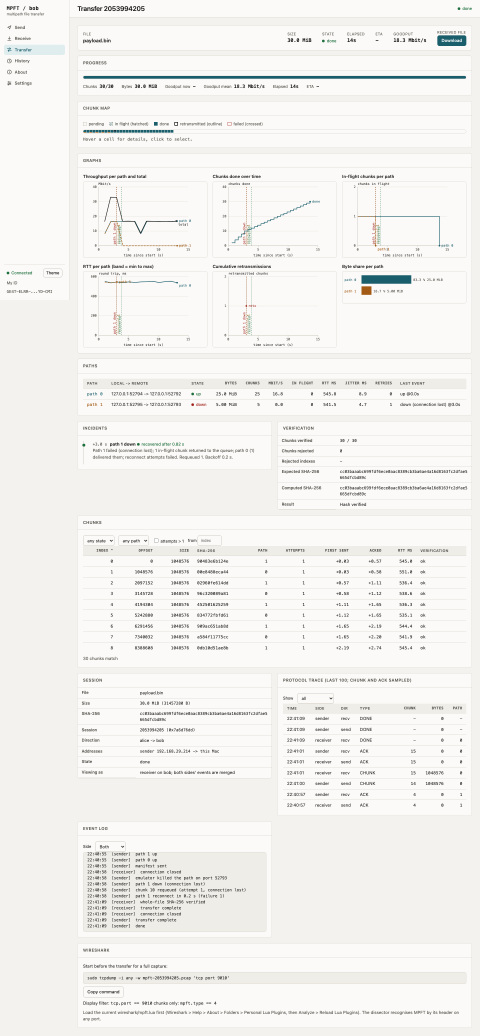
#> input picture docs/screenshots/ui-transfer-light-1440.png, 1440 x 3108 px, found by its file name (shown at 1/3 size)
$ python make_submission_assets.py
#> lines starting #> are read from the running program, lines starting #| are printed output that depends on the picture
"""Draws the architecture and sequence figures and crops UI screenshots for the report/PPT."""
import matplotlib
matplotlib.use("Agg")
import matplotlib.pyplot as plt
from matplotlib.patches import FancyBboxPatch
from PIL import Image
from pathlib import Path

OUT = Path("docs/submission/assets")
NAVY, TEAL, GREY = "#16324f", "#1b6b73", "#f1f4f6"


def box(ax, x, y, w, h, text, fc=GREY, ec=NAVY, fs=9, bold=False):
    ax.add_patch(FancyBboxPatch((x, y), w, h, boxstyle="round,pad=0.02,rounding_size=0.08",
                                fc=fc, ec=ec, lw=1.3))
    ax.text(x + w / 2, y + h / 2, text, ha="center", va="center", fontsize=fs,
            color="white" if fc in (NAVY, TEAL) else "#111", weight="bold" if bold else "normal")


def arrow(ax, p, q, text="", style="->", color=NAVY, dy=0.12):
    ax.annotate("", xy=q, xytext=p, arrowprops=dict(arrowstyle=style, color=color, lw=1.4))
    if text:
        ax.text((p[0] + q[0]) / 2, (p[1] + q[1]) / 2 + dy, text, ha="center", fontsize=8, color=color)


def architecture():
    fig, ax = plt.subplots(figsize=(10, 5.2))
    ax.set_xlim(0, 10); ax.set_ylim(-0.1, 5.2); ax.axis("off")
    box(ax, 0.2, 1.9, 1.6, 1.4, "File on disk\n(read by pread,\nchunk by chunk)", fc="white")
    box(ax, 2.2, 1.6, 2.0, 2.0, "SENDER\nmanifest + SHA-256\nshared chunk queue\nretry / backoff", fc=NAVY, bold=True)
    for i, y in enumerate((3.9, 2.55, 1.2)):
        box(ax, 4.8, y - 0.35, 1.9, 0.7, f"Path {i}: TCP + emulator\ndelay / rate / loss", fc="white", fs=8)
        arrow(ax, (4.2, 2.6), (4.8, y), style="->")
        arrow(ax, (6.7, y), (7.3, 2.6), style="->")
    box(ax, 7.3, 1.6, 2.5, 2.0, "RECEIVER\nverify chunk SHA-256\npwrite at offset\nverify file, rename", fc=TEAL, bold=True)
    box(ax, 7.6, 0.1, 1.6, 0.8, "Output file\n(SHA-256 verified)", fc="white")
    arrow(ax, (8.4, 1.6), (8.4, 0.9))
    arrow(ax, (1.8, 2.6), (2.2, 2.6))
    ax.text(5.75, 4.85, "Parallel TCP paths (work stealing)", ha="center", fontsize=9, color=NAVY, style="italic")
    box(ax, 2.2, 0.1, 3.6, 0.5, "status/*.json  ->  web dashboard (SSE)", fc="white", fs=8)
    ax.set_title("MPFT architecture: one file, many TCP paths, end-to-end verification", fontsize=11, color=NAVY)
    fig.savefig(OUT / "architecture.png", dpi=200, bbox_inches="tight"); plt.close(fig)
#> after `fig.savefig(OUT / 'architecture.png', dpi=200, bbox_inches='tight')`:
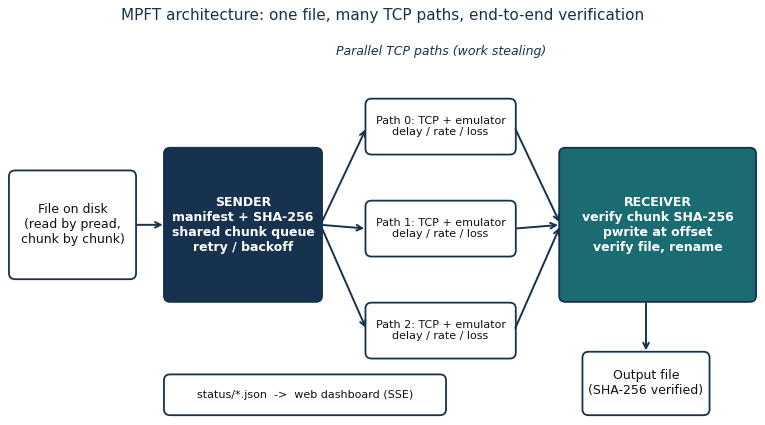
#> figure drawn by matplotlib, 1 panel


def slide_architecture():
    """Large-text variant for the presentation."""
    fig, ax = plt.subplots(figsize=(7.6, 3.5))
    ax.set_xlim(-0.2, 10.2); ax.set_ylim(0, 4.6); ax.axis("off")
    box(ax, 0.0, 1.5, 2.6, 1.6, "SENDER\nshared queue\nretry + backoff", fc=NAVY, fs=12, bold=True)
    for i, y in enumerate((3.65, 2.3, 0.95)):
        box(ax, 3.6, y - 0.4, 2.8, 0.8, "Path %d  (TCP)" % i, fc="white", fs=12)
        arrow(ax, (2.6, 2.3), (3.6, y)); arrow(ax, (6.4, y), (7.4, 2.3))
    box(ax, 7.4, 1.5, 2.6, 1.6, "RECEIVER\nSHA-256 check\nwrite at offset", fc=TEAL, fs=12, bold=True)
    ax.text(5.0, 4.5, "emulator: delay, jitter, rate, kill, corrupt", ha="center", fontsize=11, color=NAVY, style="italic")
    ax.text(5.0, 0.0, "ACK / NACK flow back on the same path", ha="center", fontsize=11, color=NAVY)
    fig.savefig(OUT / "architecture_slide.png", dpi=220, bbox_inches="tight"); plt.close(fig)
#> after `fig.savefig(OUT / 'architecture_slide.png', dpi=220, bbox_inches='tigh`:
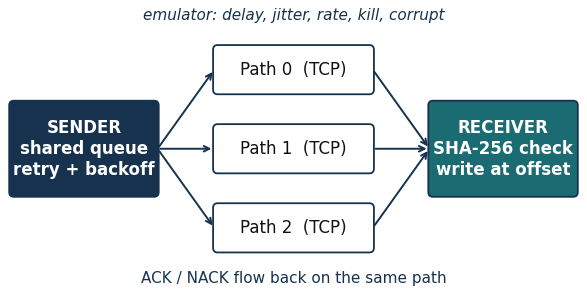
#> figure drawn by matplotlib, 1 panel


def sequence():
    fig, ax = plt.subplots(figsize=(9, 5.6))
    ax.set_xlim(0, 9); ax.set_ylim(0, 8.6); ax.axis("off")
    box(ax, 0.8, 7.8, 2, 0.6, "Sender", fc=NAVY, bold=True)
    box(ax, 6.2, 7.8, 2, 0.6, "Receiver", fc=TEAL, bold=True)
    for x in (1.8, 7.2):
        ax.plot([x, x], [0.3, 7.8], color="#888", ls="--", lw=1)
    steps = [("HELLO (per path)", 7.2, 1), ("MANIFEST (JSON: size, chunks, hashes)", 6.5, 1),
             ("MANIFEST_ACK (chunks already held)", 5.8, -1), ("CHUNK i  (path A)", 5.0, 1),
             ("ACK i", 4.4, -1), ("CHUNK j  (path B, corrupted)", 3.6, 1), ("NACK j", 3.0, -1),
             ("CHUNK j  (retransmit)", 2.3, 1), ("ACK j", 1.7, -1), ("DONE  ->  verify file, rename  ->  DONE", 0.9, 1)]
    for text, y, d in steps:
        a, b = (1.8, 7.2) if d == 1 else (7.2, 1.8)
        arrow(ax, (a, y), (b, y), text, color="#a33" if "NACK" in text or "corrupted" in text else NAVY)
    ax.set_title("MPFT message sequence", fontsize=11, color=NAVY)
    fig.savefig(OUT / "sequence.png", dpi=200, bbox_inches="tight"); plt.close(fig)
#> after `fig.savefig(OUT / 'sequence.png', dpi=200, bbox_inches='tight')`:
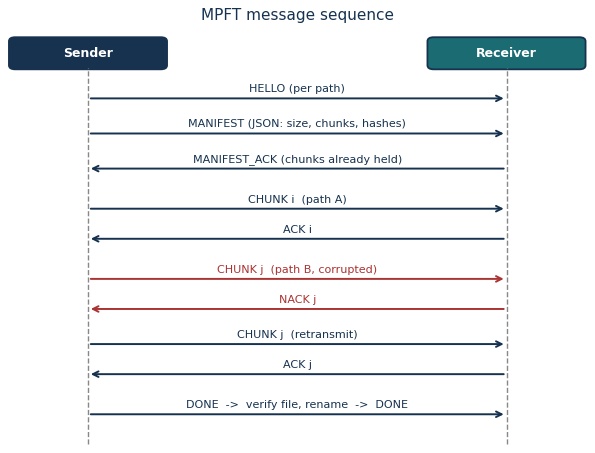
#> figure drawn by matplotlib, 1 panel


def crops():
    src = Image.open("docs/screenshots/ui-transfer-light-1440.png")
#> src is the input picture: PIL image 1440x3108 RGB; mean R, G, B 243, 242.2, 239.3
    src.crop((200, 60, 1440, 1700)).save(OUT / "ui_transfer_top.png")       # banner, verification, progress, chunk map, incidents, graphs
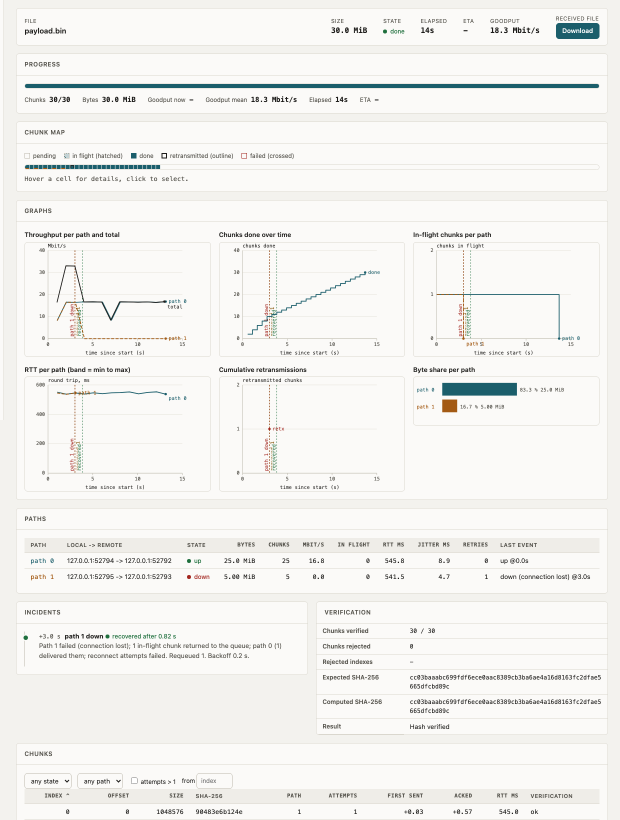
#> saved as ui_transfer_top.png: PIL image 1240x1640 RGB (shown at 1/2 size); mean R, G, B 243, 242.5, 239.9
    src.crop((200, 1700, 1440, 2060)).save(OUT / "ui_transfer_paths.png")    # per-path table
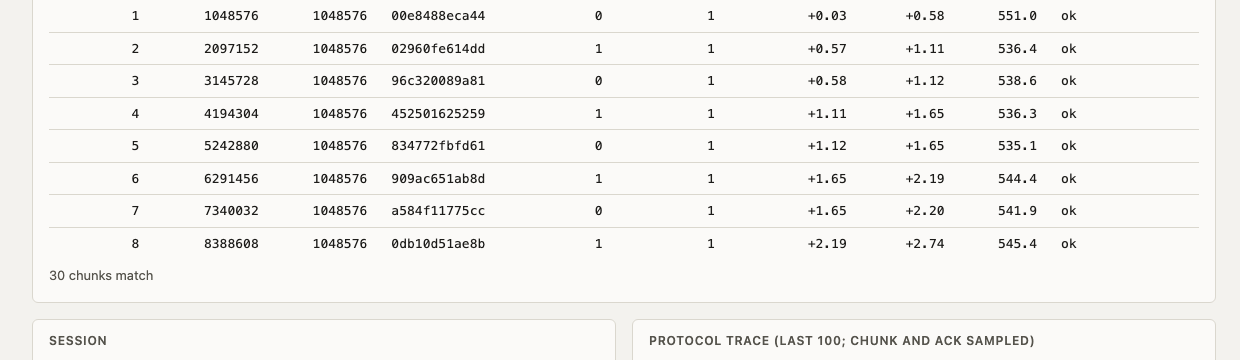
#> saved as ui_transfer_paths.png: PIL image 1240x360 RGB; mean R, G, B 244.4, 243.4, 241
    shots = {"scn_sender": ("scn-sender-success", 1000), "scn_receiver": ("scn-receiver-success", 1000), "scn_failure": ("scn-failure-receiver", 1300),
             "scn_wan": ("scn-wan-sender", 1500)}  # sender view, receiver view, failed transfer, slow-WAN scenario
    for out, (name, bottom) in shots.items():
#> (the run stopped early here; a loop or call above may not have finished)

$ run again, with docs/screenshots/ui-transfer-light-1024.png copied over docs/screenshots/ui-transfer-light-1440.png
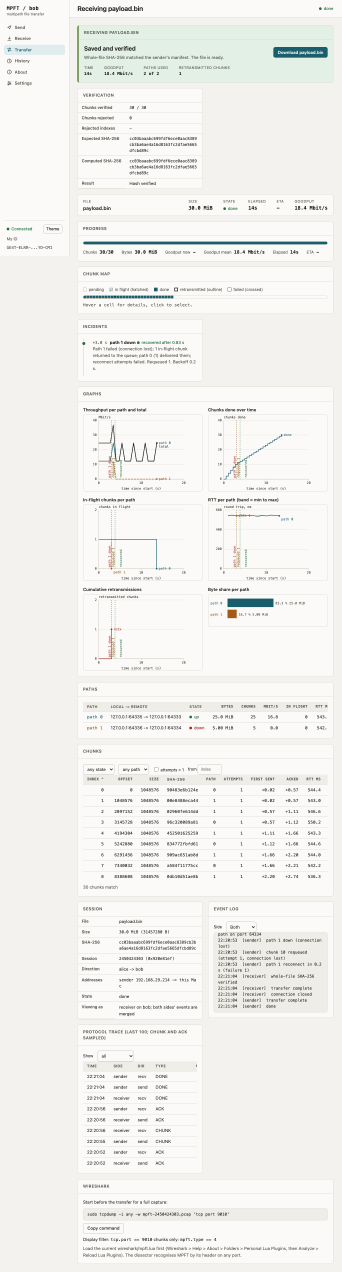
#> input picture docs/screenshots/ui-transfer-light-1024.png, 1024 x 3816 px, found by its file name (shown at 1/3 size)
#> in crops, src is the input picture: PIL image 1024x3816 RGB; mean R, G, B 241.4, 241.1, 237.8
#> in crops, `src.crop((200, 60, 1440, 1700)).save(OUT / "ui_transfer_top.png")`:
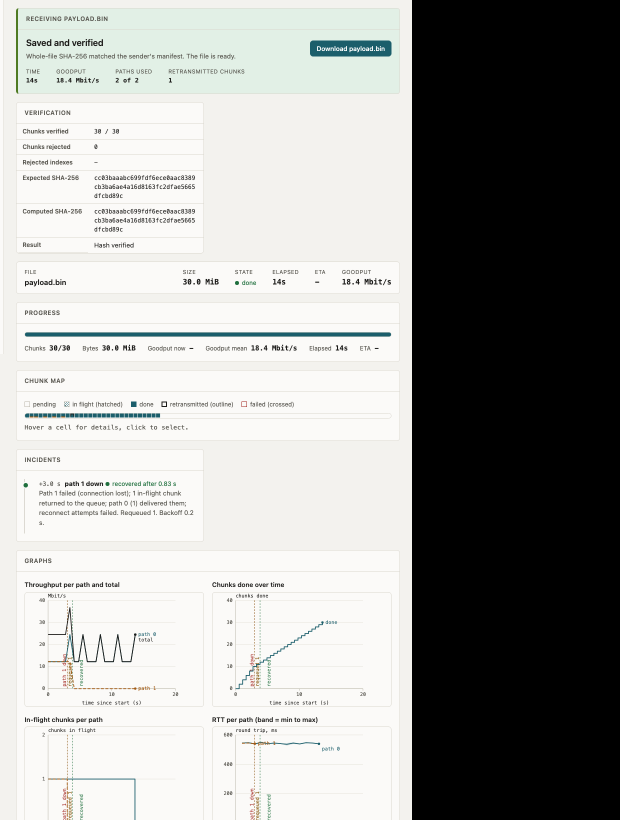
#> saved as ui_transfer_top.png: PIL image 1240x1640 RGB (shown at 1/2 size); mean R, G, B 159.2, 159.8, 157.5
#> in crops, `src.crop((200, 1700, 1440, 2060)).save(OUT / "ui_transfer_paths.png")`:
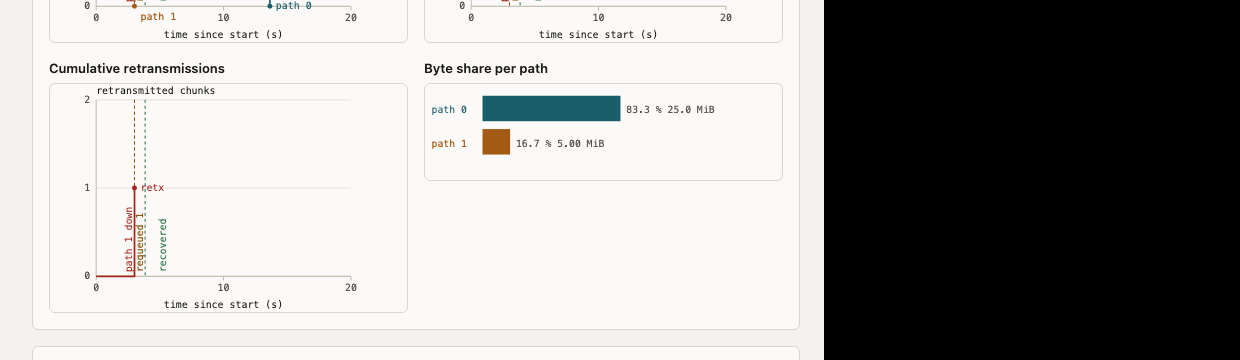
#> saved as ui_transfer_paths.png: PIL image 1240x360 RGB; mean R, G, B 162.2, 161.8, 160.1

$ run again, with docs/screenshots/ui-transfer-light-390.png copied over docs/screenshots/ui-transfer-light-1440.png
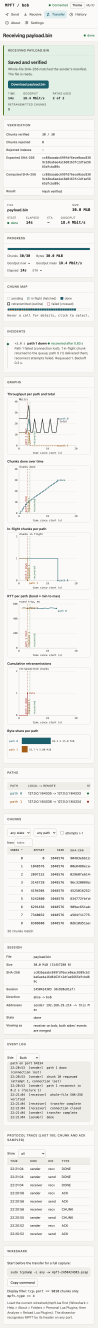
#> input picture docs/screenshots/ui-transfer-light-390.png, 390 x 5309 px, found by its file name (shown at 1/4 size)
#> in crops, src is the input picture: PIL image 390x5309 RGB; mean R, G, B 239.2, 239.2, 236.2
#> in crops, `src.crop((200, 60, 1440, 1700)).save(OUT / "ui_transfer_top.png")`:
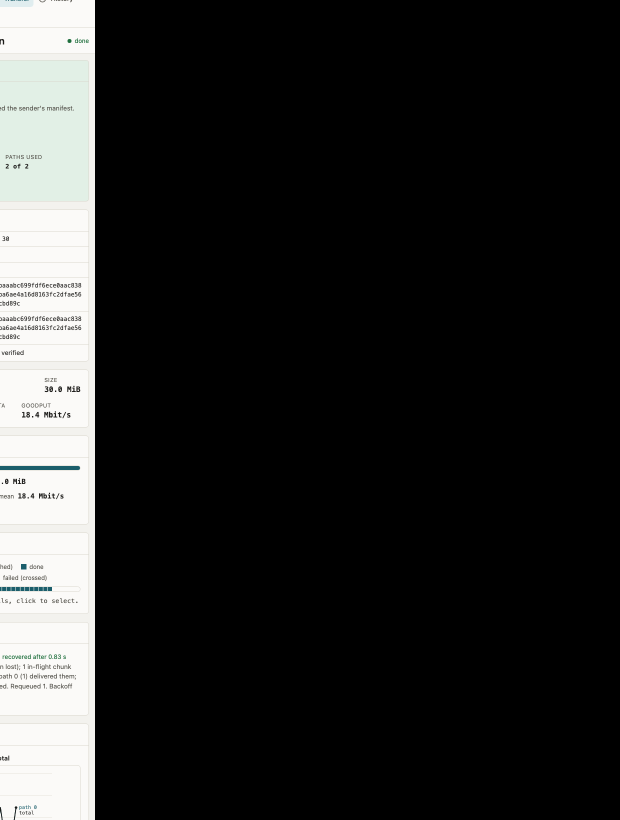
#> saved as ui_transfer_top.png: PIL image 1240x1640 RGB (shown at 1/2 size); mean R, G, B 36.6, 36.9, 36.3
#> in crops, `src.crop((200, 1700, 1440, 2060)).save(OUT / "ui_transfer_paths.png")`:
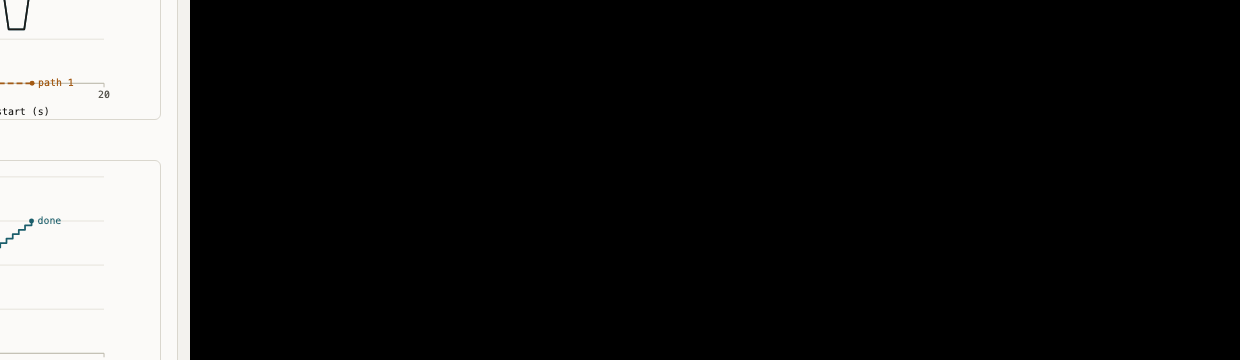
#> saved as ui_transfer_paths.png: PIL image 1240x360 RGB; mean R, G, B 38, 37.9, 37.5

$ run again, with docs/screenshots/scn-sender-success.png copied over docs/screenshots/ui-transfer-light-1440.png
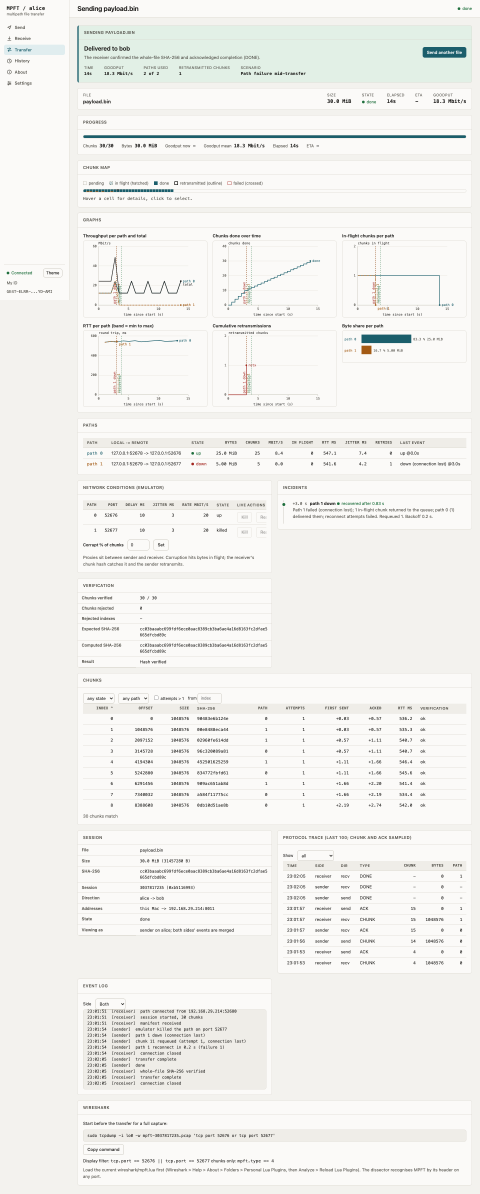
#> input picture docs/screenshots/scn-sender-success.png, 1440 x 3580 px, found by its file name (shown at 1/3 size)
#> in crops, src is the input picture: PIL image 1440x3580 RGB; mean R, G, B 242, 241.7, 238.5
#> in crops, `src.crop((200, 60, 1440, 1700)).save(OUT / "ui_transfer_top.png")`:
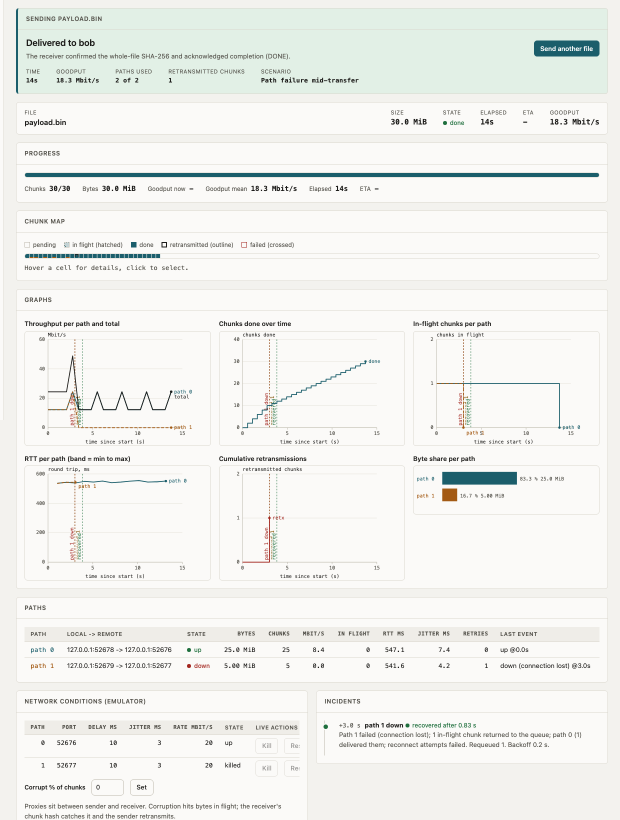
#> saved as ui_transfer_top.png: PIL image 1240x1640 RGB (shown at 1/2 size); mean R, G, B 240.6, 241.5, 238.2
#> in crops, `src.crop((200, 1700, 1440, 2060)).save(OUT / "ui_transfer_paths.png")`:
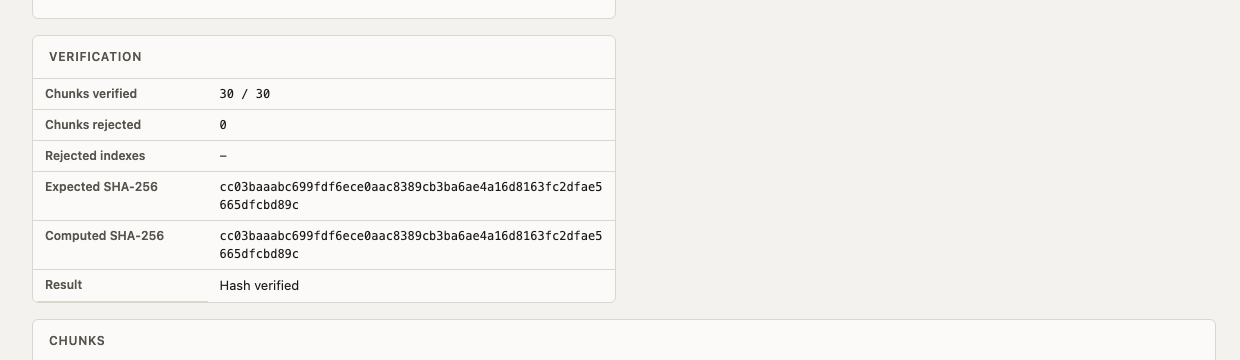
#> saved as ui_transfer_paths.png: PIL image 1240x360 RGB; mean R, G, B 243.7, 242.7, 239.5
